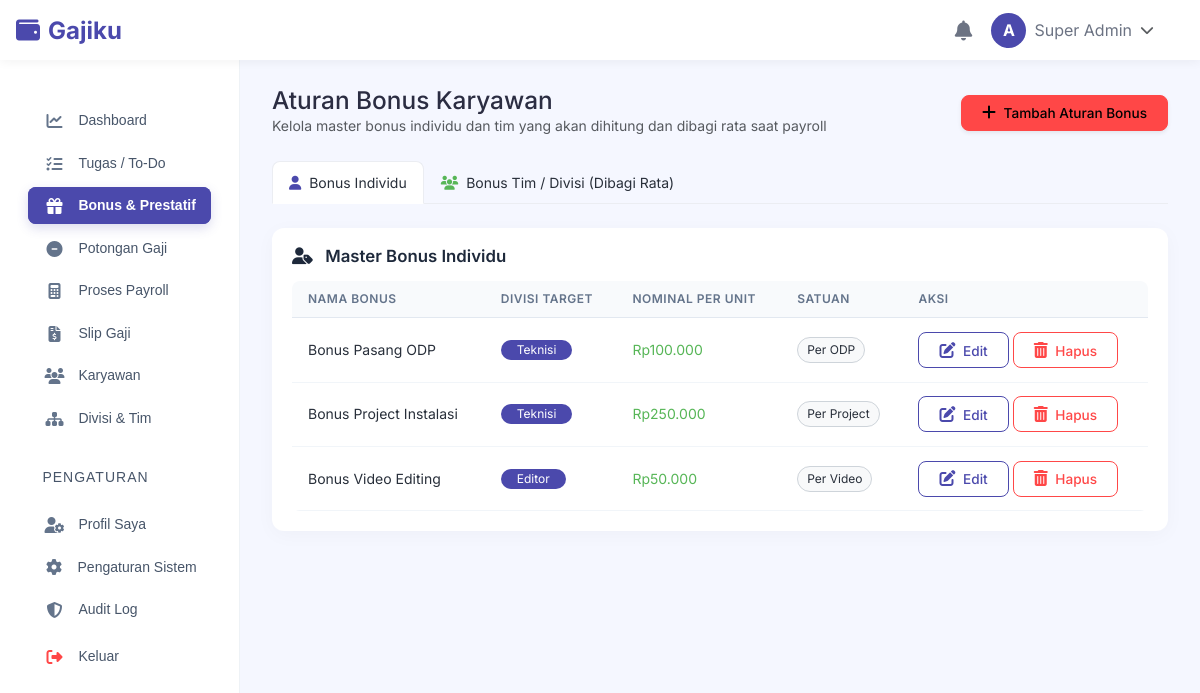
The page /bonuses.php (signed in) on the database its author committed.
### tables this page shows
CREATE TABLE users (
        id INTEGER PRIMARY KEY AUTOINCREMENT,
        username TEXT NOT NULL UNIQUE,
        email TEXT NOT NULL UNIQUE,
        password_hash TEXT NOT NULL,
        role_id INTEGER NOT NULL,
        status TEXT DEFAULT 'active', -- active, inactive
        created_at DATETIME DEFAULT CURRENT_TIMESTAMP,
        updated_at DATETIME DEFAULT CURRENT_TIMESTAMP,
        FOREIGN KEY (role_id) REFERENCES roles(id)
    );

CREATE TABLE employees (
        id INTEGER PRIMARY KEY AUTOINCREMENT,
        user_id INTEGER UNIQUE,
        nik TEXT NOT NULL UNIQUE,
        full_name TEXT NOT NULL,
        email TEXT NOT NULL,
        phone TEXT,
        address TEXT,
        division_id INTEGER,
        team_id INTEGER,
        position TEXT,
        join_date DATE,
        status TEXT DEFAULT 'active', -- active, inactive, resign
        bank_name TEXT,
        account_number TEXT,
        photo TEXT,
        created_at DATETIME DEFAULT CURRENT_TIMESTAMP,
        updated_at DATETIME DEFAULT CURRENT_TIMESTAMP,
        FOREIGN KEY (user_id) REFERENCES users(id) ON DELETE SET NULL,
        FOREIGN KEY (division_id) REFERENCES divisions(id) ON DELETE SET NULL,
        FOREIGN KEY (team_id) REFERENCES teams(id) ON DELETE SET NULL
    );

CREATE TABLE bonus_types (
        id INTEGER PRIMARY KEY AUTOINCREMENT,
        name TEXT NOT NULL,
        division_id INTEGER,
        calculation_method TEXT NOT NULL, -- fixed, per_unit, percentage, manual
        rate REAL DEFAULT 0,
        unit_name TEXT,
        status TEXT DEFAULT 'active', -- active, inactive
        created_at DATETIME DEFAULT CURRENT_TIMESTAMP,
        FOREIGN KEY (division_id) REFERENCES divisions(id) ON DELETE SET NULL
    );

CREATE TABLE divisions (
        id INTEGER PRIMARY KEY AUTOINCREMENT,
        name TEXT NOT NULL UNIQUE,
        description TEXT,
        status TEXT DEFAULT 'active', -- active, inactive
        created_at DATETIME DEFAULT CURRENT_TIMESTAMP
    );

### app/Helpers/auth.php (called while the page is built, shortened)
<?php
require_once __DIR__ . '/functions.php';
function isLoggedIn(): bool {
    return isset($_SESSION['user_id']) && !empty($_SESSION['user_id']);
}
function getAuthUser(): ?array {
    static $user = null;
    if ($user === null) {
        $db = getDbConnection();
        $stmt = $db->prepare("
            SELECT u.*, r.name as role_name, r.slug as role_slug,
                   e.id as employee_id, e.nik, e.full_name as employee_name, e.photo, e.position,
                   e.division_id, e.team_id, e.phone, e.address, e.bank_name, e.account_number,
                   d.name as division_name, t.name as team_name
            FROM users u
            JOIN roles r ON u.role_id = r.id
            LEFT JOIN employees e ON u.id = e.user_id
            LEFT JOIN divisions d ON e.division_id = d.id
            LEFT JOIN teams t ON e.team_id = t.id
            WHERE u.id = ? AND u.status = 'active'
        ");
        $stmt->execute([$_SESSION['user_id']]);
        $user = $stmt->fetch() ?: null;
    }
    return $user;
}
function requireLogin(): array {
    if (!isLoggedIn() || !getAuthUser()) {
        header('Location: ' . BASE_URL . '/login.php');
        exit;
    }
    return getAuthUser();
}

### app/Helpers/permissions.php (called while the page is built, shortened)
<?php
require_once __DIR__ . '/auth.php';
function hasPermission(string $permissionSlug): bool {
    $user = getAuthUser();
    if ($user['role_slug'] === 'super_admin') return true;
    $perms = getUserPermissions();
    return in_array('*', $perms) || in_array($permissionSlug, $perms);
}
function requirePermission(string $permissionSlug): void {
    $user = requireLogin();
}

### app/Helpers/functions.php (called while the page is built, shortened)
<?php
function e($string): string {
    return htmlspecialchars($string ?? '', ENT_QUOTES, 'UTF-8');
}
function formatRupiah($amount): string {
    $val = (float)($amount ?? 0);
    return 'Rp' . number_format($val, 0, ',', '.');
}

### public/bonuses.php (the view, shortened to what this page needs)
<?php
requirePermission('manage_bonus_types');
$user = getAuthUser();
$db = getDbConnection();
$bonusTypes = $db->query("
    SELECT bt.*, d.name as division_name
    FROM bonus_types bt
    LEFT JOIN divisions d ON bt.division_id = d.id
    ORDER BY bt.id ASC
")->fetchAll();
$individualBonuses = array_filter($bonusTypes, function($bt) {
    return $bt['calculation_method'] !== 'team';
});
include ROOT_PATH . '/app/Views/layouts/header.php';
include ROOT_PATH . '/app/Views/layouts/navbar.php';
?>
<div class="container-fluid page-body-wrapper">
  <?php include ROOT_PATH . '/app/Views/layouts/sidebar.php'; ?>
  <div class="main-panel">
    <div class="content-wrapper">
      <div class="d-flex justify-content-between align-items-center mb-4">
        <div>
          <h3 class="font-weight-bold mb-1">Aturan Bonus Karyawan</h3>
          <p class="text-muted mb-0">Kelola master bonus individu dan tim yang akan dihitung dan dibagi rata saat payroll</p>
        </div>
        <button class="btn btn-danger rounded-pill font-weight-bold px-4 shadow-sm d-none d-md-block" onclick="openAddBonusTypeModal()">
          <i class="fa-solid fa-plus me-1"></i> Tambah Aturan Bonus
        </button>
      </div>
      <ul class="nav nav-tabs mb-4" id="bonusTabs" role="tablist">
        <li class="nav-item" role="presentation">
          <button class="nav-link active font-weight-bold text-dark" id="individual-tab" data-bs-toggle="tab" data-bs-target="#individual" type="button" role="tab">
            <i class="fa-solid fa-user me-1 text-primary"></i> Bonus Individu
          </button>
        </li>
        <li class="nav-item" role="presentation">
          <button class="nav-link font-weight-bold text-dark" id="team-tab" data-bs-toggle="tab" data-bs-target="#team" type="button" role="tab">
            <i class="fa-solid fa-users me-1 text-success"></i> Bonus Tim / Divisi (Dibagi Rata)
          </button>
        </li>
      </ul>
      <div class="tab-content border-0 p-0" id="bonusTabsContent">
        <div class="tab-pane fade show active" id="individual" role="tabpanel">
          <div class="card shadow-sm border-0 rounded-4">
            <div class="card-body">
              <h4 class="card-title font-weight-bold mb-3 text-primary"><i class="fa-solid fa-user-tag me-2"></i> Master Bonus Individu</h4>
              <?php if (empty($individualBonuses)): ?>
                <div class="text-center py-5 text-muted">
                  <i class="fa-solid fa-user-minus fs-1 mb-2 d-block text-secondary" style="opacity: 0.3;"></i>
                  Belum ada aturan bonus individu terdaftar.
                </div>
              <?php else: ?>
                <div class="table-responsive">
                  <table class="table table-hover align-middle">
                    <thead>
                      <tr>
                        <th>Nama Bonus</th>
                        <th>Divisi Target</th>
                        <th>Nominal Per Unit</th>
                        <th>Satuan</th>
                        <th>Aksi</th>
                      </tr>
                    </thead>
                    <tbody>
                      <?php foreach ($individualBonuses as $bt): ?>
                        <tr>
                          <td class="font-weight-bold text-dark"><?= e($bt['name']) ?></td>
                          <td>
                            <?php if ($bt['division_name']): ?>
                              <span class="badge bg-primary px-3 py-1 font-weight-bold"><?= e($bt['division_name']) ?></span>
                            <?php else: ?>
                              <span class="badge bg-secondary px-3 py-1 font-weight-bold">Semua Divisi</span>
                            <?php endif; ?>
                          </td>
                          <td class="font-weight-bold text-success"><?= formatRupiah($bt['rate']) ?></td>
                          <td>
                            <span class="badge bg-light text-dark border font-weight-bold">Per <?= e($bt['unit_name'] ?: 'Bulan') ?></span>
                          </td>
                          <td>
                            <div class="d-flex gap-1 flex-wrap">
                              <button type="button" class="btn btn-xs btn-outline-primary rounded-pill" onclick="openEditBonusType(<?= $bt['id'] ?>, '<?= e(addslashes($bt['name'])) ?>', '<?= (int)$bt['division_id'] ?>', <?= (float)$bt['rate'] ?>, '<?= e(addslashes($bt['unit_name'])) ?>', '<?= e($bt['calculation_method']) ?>')">
                                <i class="fa-solid fa-pen-to-square me-1"></i> Edit
                              </button>
                              <form action="<?= BASE_URL ?>/bonuses.php" method="POST" class="d-inline">
                                <button type="submit" class="btn btn-xs btn-outline-danger rounded-pill" onclick="return confirm('Yakin ingin menghapus aturan bonus <?= e(addslashes($bt['name'])) ?>?')">
                                  <i class="fa-solid fa-trash-can me-1"></i> Hapus
                                </button>
                              </form>
                            </div>
                          </td>
                        </tr>
                      <?php endforeach; ?>
                    </tbody>
                  </table>
                </div>
              <?php endif; ?>
            </div>
          </div>
        </div>
      </div>
    </div>
<?php include ROOT_PATH . '/app/Views/layouts/footer.php'; ?>

### app/Views/layouts/navbar.php (shortened to what this page needs)
<?php
require_once __DIR__ . '/../../Helpers/auth.php';
require_once __DIR__ . '/../../Helpers/functions.php';
$user = getAuthUser();
?>
<nav class="navbar col-lg-12 col-12 p-0 fixed-top d-flex flex-row">
  <div class="text-center navbar-brand-wrapper d-flex align-items-center justify-content-start ps-3">
    <a class="navbar-brand brand-logo d-flex align-items-center fw-bold text-primary text-decoration-none" href="<?= BASE_URL ?>/dashboard.php">
      <i class="fa-solid fa-wallet me-2 fs-4"></i> Gajiku
    </a>
  </div>
  <div class="navbar-menu-wrapper d-flex align-items-center justify-content-end">
    <button class="navbar-toggler navbar-toggler align-self-center" type="button" data-toggle="minimize">
      <span class="icon-menu"></span>
    </button>
    <ul class="navbar-nav navbar-nav-right">
      <li class="nav-item dropdown">
        <a class="nav-link count-indicator dropdown-toggle" id="notificationDropdown" href="#" data-bs-toggle="dropdown">
          <i class="fa-solid fa-bell mx-0"></i>
        </a>
      </li>
      <li class="nav-item nav-profile dropdown">
        <a class="nav-link dropdown-toggle d-flex align-items-center" href="#" data-bs-toggle="dropdown" id="profileDropdown">
          <div class="bg-primary text-white rounded-circle d-flex align-items-center justify-content-center me-2" style="width: 35px; height: 35px; font-weight: bold;">
            <?= strtoupper(substr($user['username'] ?? 'U', 0, 1)) ?>
          </div>
          <span class="font-weight-normal me-2 d-none d-md-inline"><?= e($user['employee_name'] ?? $user['username']) ?></span>
          <i class="fa-solid fa-chevron-down text-muted small"></i>
        </a>
      </li>
    </ul>
  </div>
</nav>

### app/Views/layouts/header.php (style rules this page uses)
:root { --primary-color: #4B49AC; --primary-hover: #3f3d91; --primary-light: #EEF2FF; --body-bg: #F5F7FF; --card-radius: 12px; }
body { font-family: 'Inter', -apple-system, BlinkMacSystemFont, "Segoe UI", Roboto, sans-serif !important; font-size: 0.875rem; background-color: var(--body-bg); color: #2b2d42; -webkit-font-smoothing: antialiased; }
.page-body-wrapper { padding-top: 60px !important; min-height: calc(100vh - 60px); display: flex !important; flex-direction: row !important; }
.navbar { height: 60px !important; background: #ffffff !important; box-shadow: 0 2px 10px rgba(0, 0, 0, 0.05) !important; }
.navbar .navbar-brand-wrapper { width: 240px !important; height: 60px !important; }
.navbar .navbar-menu-wrapper { width: calc(100% - 240px) !important; height: 60px !important; }
.main-panel { flex: 1 !important; width: calc(100% - 240px) !important; min-height: calc(100vh - 60px) !important; background-color: var(--body-bg) !important; }
.content-wrapper { padding: 1.75rem 2rem !important; background-color: var(--body-bg) !important; }
.card { border: none !important; border-radius: var(--card-radius) !important; box-shadow: 0 4px 20px rgba(0, 0, 0, 0.03) !important; }
.card:not([class*="bg-"]) { background: #ffffff !important; }
.card-title { font-size: 1.05rem !important; color: #1e293b !important; }
.table-responsive { border-radius: 8px !important; }
.table { font-size: 0.85rem !important; color: #334155 !important; }
.table th { font-weight: 600 !important; text-transform: uppercase !important; font-size: 0.75rem !important; letter-spacing: 0.5px !important; color: #64748b !important; background-color: #f8fafc !important; border-bottom: 1px solid #e2e8f0 !important; padding: 0.75rem 1rem !important; }
.table td { padding: 0.85rem 1rem !important; vertical-align: middle !important; border-bottom: 1px solid #f1f5f9 !important; }
.btn { border-radius: 8px !important; padding: 0.55rem 1.25rem !important; font-weight: 500 !important; font-size: 0.85rem !important; }

### rows shown on the page
users: username "A", employees.full_name "Super Admin"
bonus_types: name "Bonus Pasang ODP", division.name "Teknisi", rate "Rp100.000", unit_name "ODP"
bonus_types: name "Bonus Project Instalasi", division.name "Teknisi", rate "Rp250.000", unit_name "Project"
bonus_types: name "Bonus Video Editing", division.name "Editor", rate "Rp50.000", unit_name "Video"
